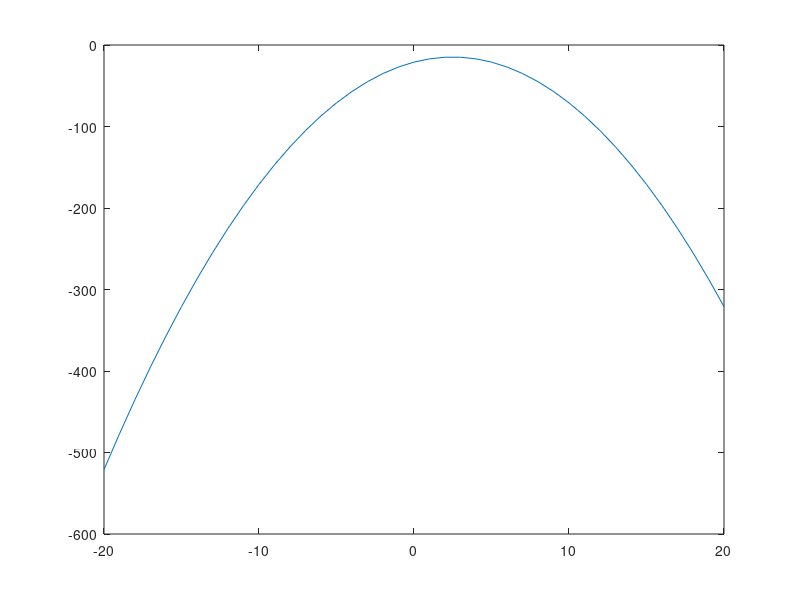

Write MATLAB code to recreate this figure.
close all   % Cierra todas las ventanas
clc         % Limpia la terminal

msj = 'Bienvenidos a Matlab\n';
fprintf(msj);

var = 6.23;
fprintf('El valor de var = %f \n',var);

x = input('Ingresar un valor: ');
txt = input('Escribir un mensaje: ',"s");

% Grafica una funcion cuadratica
x = [-20:20];
y = -x.^2+5*x-21;
plot(x,y)